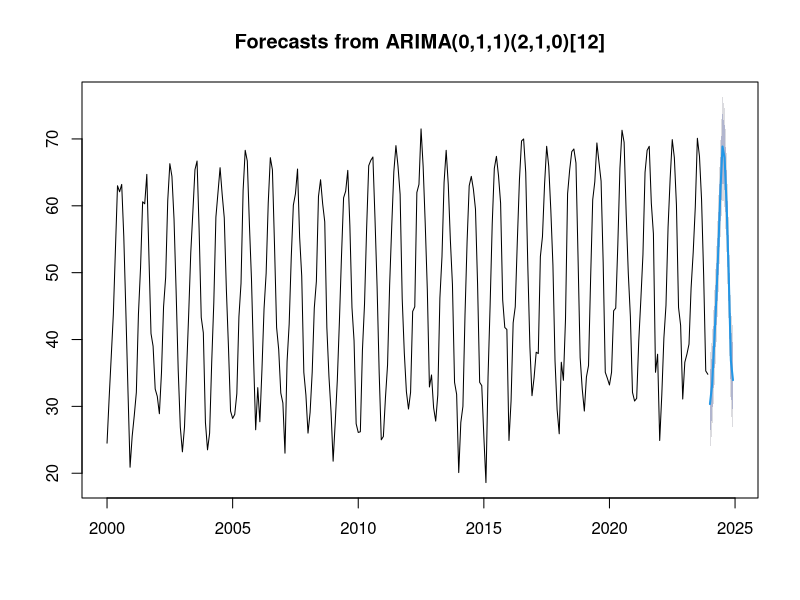
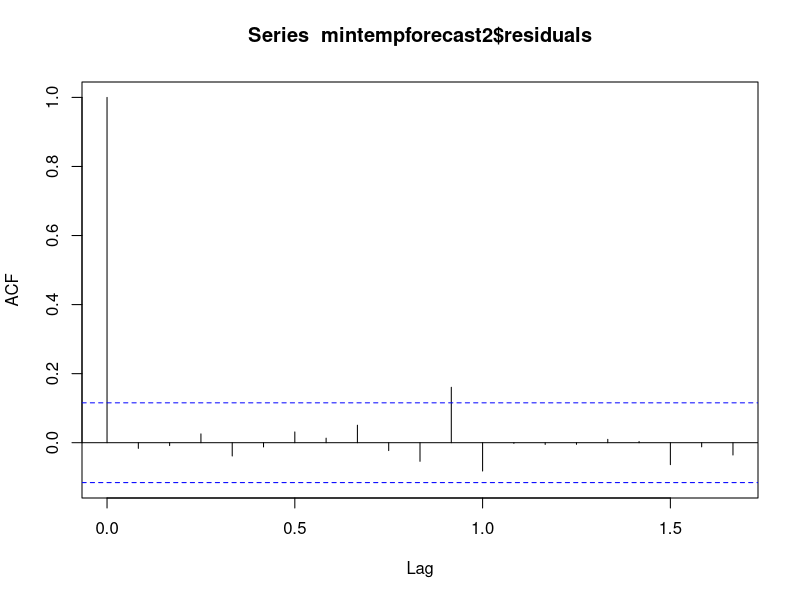
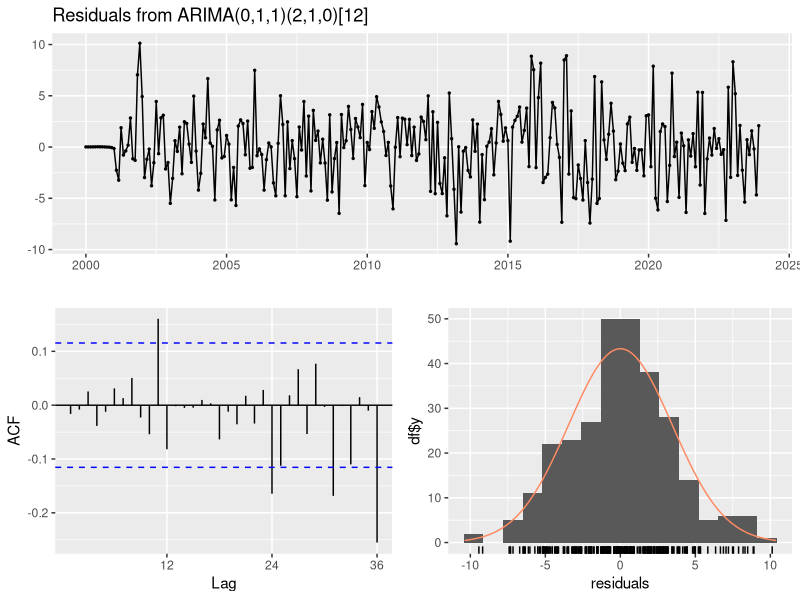
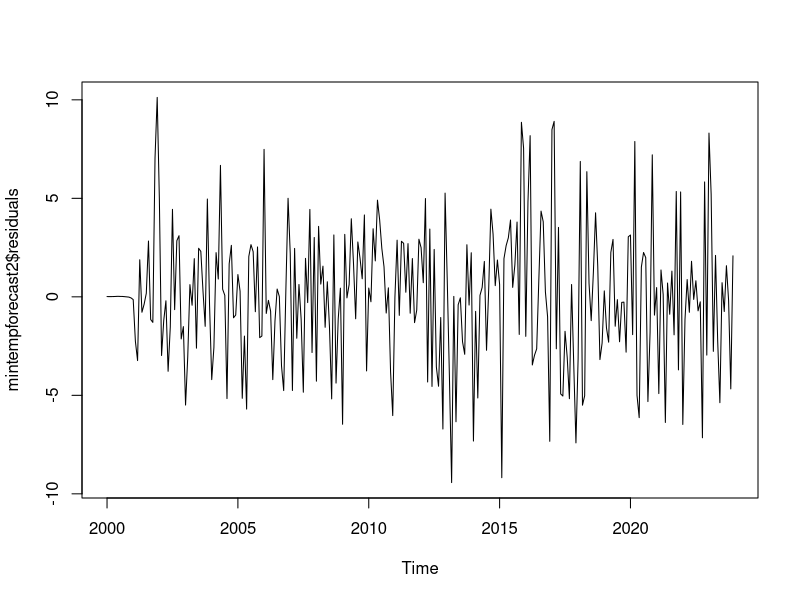
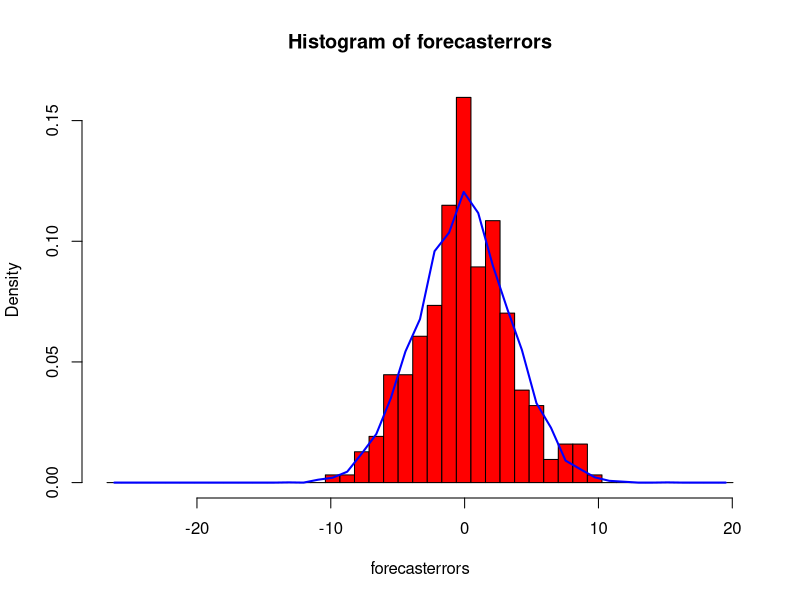
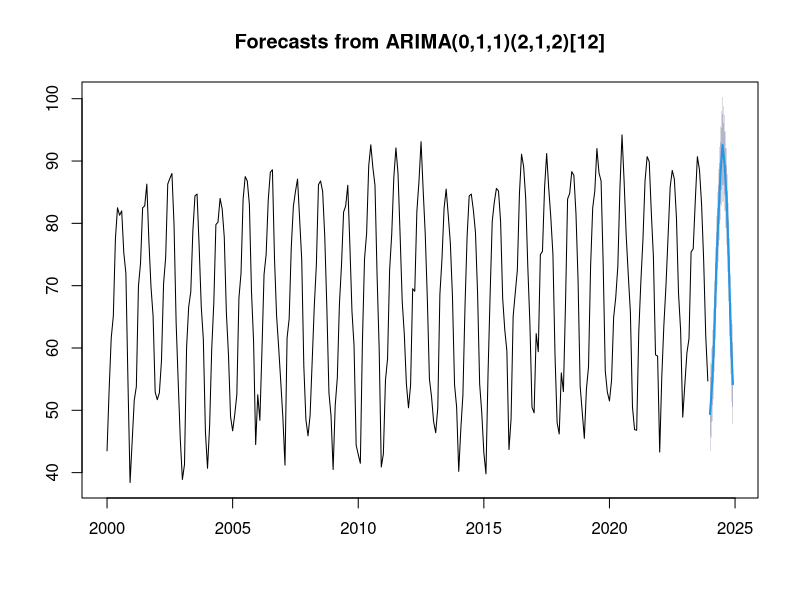
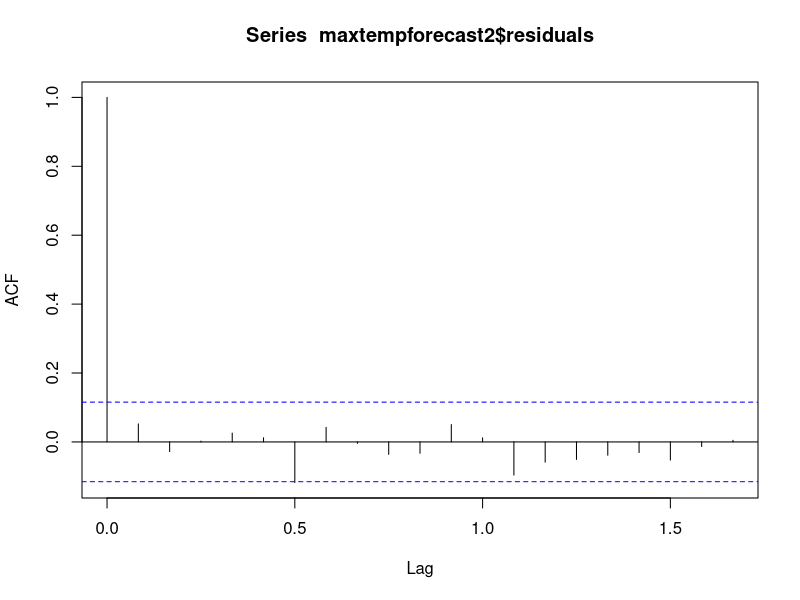
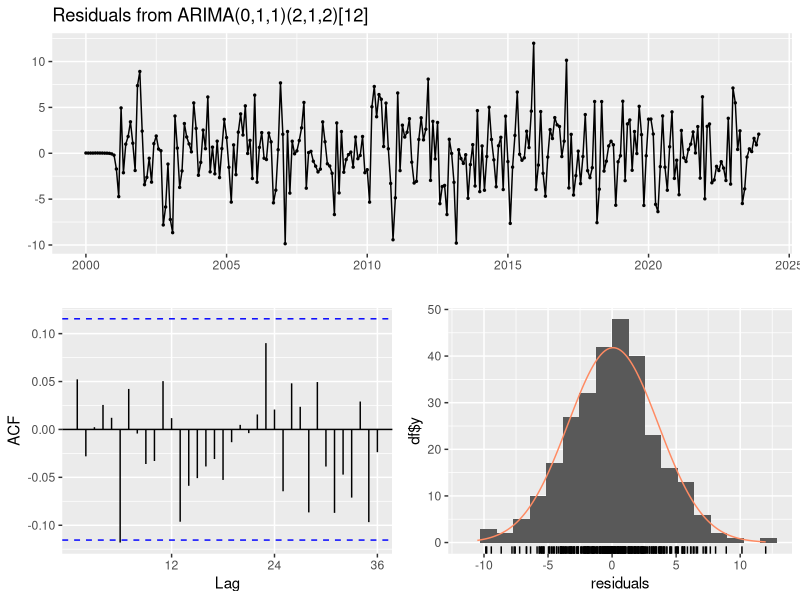

Recreate these plots in R, in order.
## ---- chunk 1
knitr::opts_chunk$set(echo = TRUE)
## ---- chunk 2
library(forecast)
mintemp <- read.csv("mean_min_monthly_temps_2000_2025.csv")
maxtemp <- read.csv("mean_max_monthly_temps_2000_2025.csv")

mintemp_dat <- mintemp[mintemp$Year != c(2024,2025), ]
maxtemp_dat <- maxtemp[maxtemp$Year != c(2024,2025), ]

# order of months
month_levels <- c("Jan", "Feb", "Mar", "Apr", "May", "Jun", 
                  "Jul", "Aug", "Sep", "Oct", "Nov", "Dec")

# min temp reordered and stored as time series
mintemp_dat$Month <- factor(mintemp_dat$Month, levels = month_levels)
mintemp_sorted <- mintemp_dat[order(mintemp_dat$Year, mintemp_dat$Month), ]

mintemp_timeseries <- ts(mintemp_sorted$Mean_Min_Temp,frequency=12,start=c(2000,1))

# max temp reordered and stored as time series
maxtemp_dat$Month <- factor(maxtemp_dat$Month, levels = month_levels)
maxtemp_sorted <- maxtemp_dat[order(maxtemp_dat$Year, maxtemp_dat$Month), ]

maxtemp_timeseries <- ts(maxtemp_sorted$Value,frequency=12,start=c(2000,1))
## ---- chunk 3
plotForecastErrors <- function(forecasterrors)
  {
    forecasterrors <- na.omit(forecasterrors)
     # make a histogram of the forecast errors:
     mybinsize <- IQR(forecasterrors)/4
     mysd   <- sd(forecasterrors, na.rm=T)
     mymin  <- min(forecasterrors, na.rm=T) - mysd*5
     mymax  <- max(forecasterrors, na.rm=T) + mysd*3
     # generate normally distributed data with mean 0 and standard deviation mysd
     mynorm <- rnorm(10000, mean=0, sd=mysd)
     mymin2 <- min(mynorm)
     mymax2 <- max(mynorm)
     if (mymin2 < mymin) { mymin <- mymin2 }
     if (mymax2 > mymax) { mymax <- mymax2 }
     # make a red histogram of the forecast errors, with the normally distributed data overlaid:
     mybins <- seq(mymin, mymax, mybinsize)
     hist(forecasterrors, col="red", freq=FALSE, breaks=mybins)
     # freq=FALSE ensures the area under the histogram = 1
     # generate normally distributed data with mean 0 and standard deviation mysd
     myhist <- hist(mynorm, plot=FALSE, breaks=mybins)
     # plot the normal curve as a blue line on top of the histogram of forecast errors:
     points(myhist$mids, myhist$density, type="l", col="blue", lwd=2)
  }
## ---- chunk 4
mintemp_arima <- auto.arima(
  mintemp_timeseries,
  d = 1,              # force one regular difference
  D = 1,              # seasonal difference (12-month)
  max.p = 5, max.q = 5,
  max.P = 2, max.Q = 2,
  stepwise = FALSE, approx = FALSE,
  trace = TRUE
)

mintemp_arima
## ---- chunk 5
mintempforecast2 <- forecast(mintemp_arima, h=12) # change h here to play around with forecasts farther into future
mintempforecast2
plot(mintempforecast2) # add forecast values into time series plot

acf(mintempforecast2$residuals,lag.max=20) # correlogram
Box.test(mintempforecast2$residuals, lag=20, type="Ljung-Box") # Ljung-Box test
checkresiduals(mintemp_arima) # chceck that residuals are insignificant

plot.ts(mintempforecast2$residuals)
plotForecastErrors(mintempforecast2$residuals) # normally distributed with mean 0
## ---- chunk 6
# extract 2024 from our data
mintemp_2024 <- mintemp[mintemp$Year==2024, ]
mintemp_2024
mintempforecast2
## ---- chunk 7
maxtemp_arima <- auto.arima(
  maxtemp_timeseries,
  d = 1,              # force one regular difference
  D = 1,              # seasonal difference (12-month)
  max.p = 5, max.q = 5,
  max.P = 2, max.Q = 2,
  stepwise = FALSE, approx = FALSE,
  trace = TRUE
)

maxtemp_arima
## ---- chunk 8
maxtempforecast2 <- forecast(maxtemp_arima, h=12) # change h here to play around with forecasts farther into future
maxtempforecast2
plot(maxtempforecast2) # add forecast values into time series plot

acf(maxtempforecast2$residuals,lag.max=20) # correlogram
Box.test(maxtempforecast2$residuals, lag=20, type="Ljung-Box") # Ljung-Box test
checkresiduals(maxtemp_arima) # chceck that residuals are insignificant

plot.ts(maxtempforecast2$residuals)
plotForecastErrors(maxtempforecast2$residuals) # normally distributed with mean 0
## ---- chunk 9
# extract 2024 from our data
maxtemp_2024 <- maxtemp[maxtemp$Year==2024, ]
maxtemp_2024
maxtempforecast2
